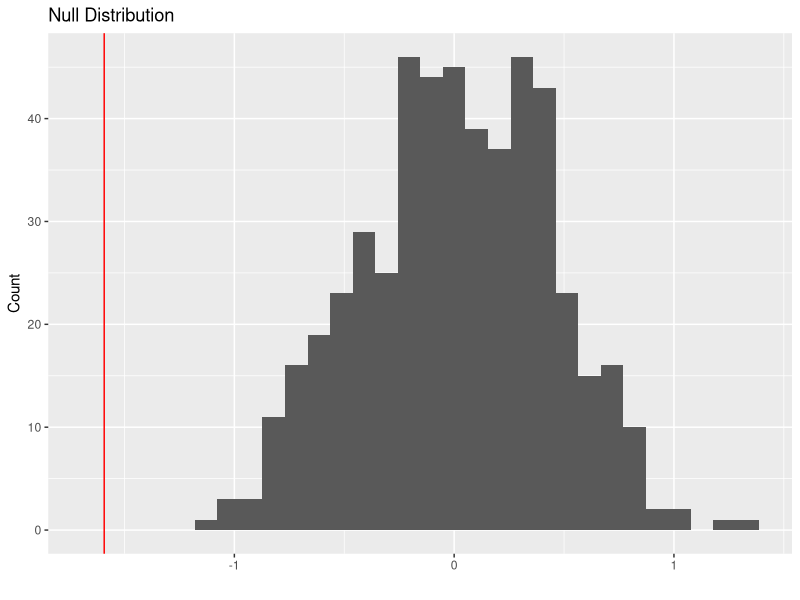
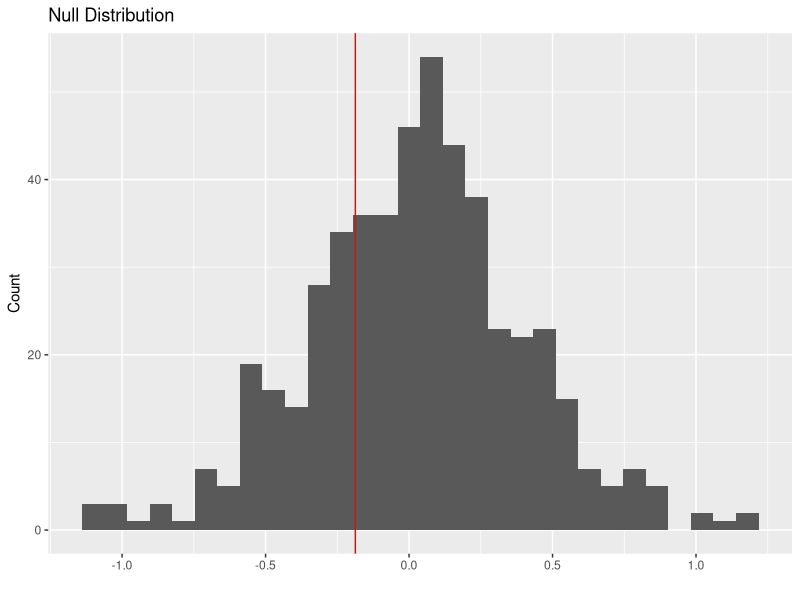
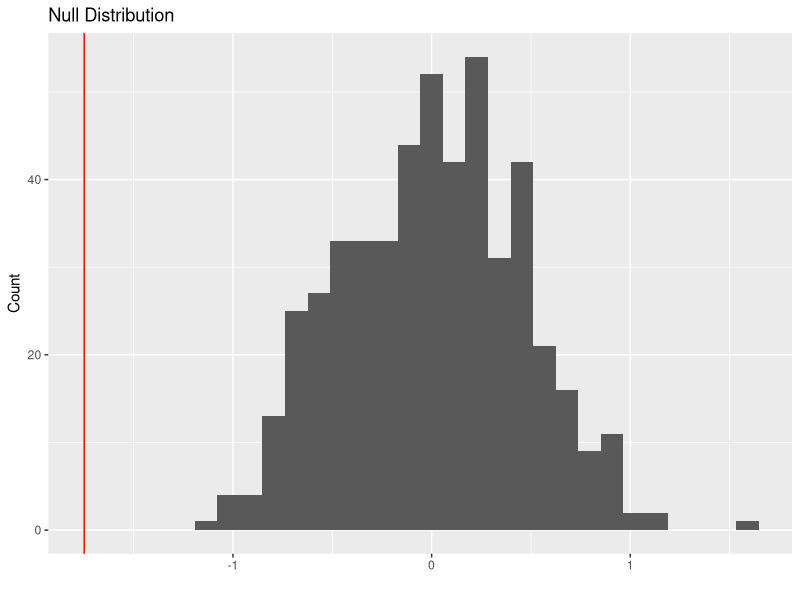
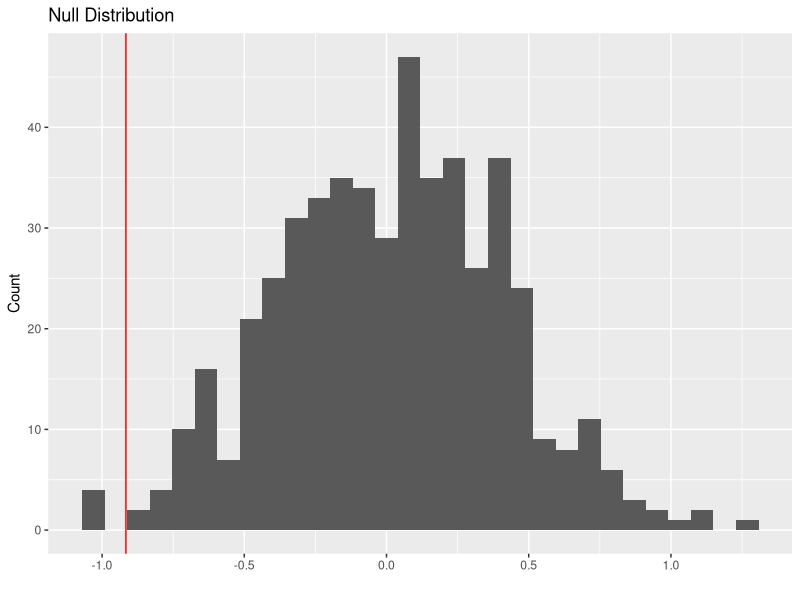

Here is the R script that generated these plots, in order:
## ---- chunk 1
#| include: false

#| echo: false

library(tidyverse)
library(ggplot2)
library(readxl)
library(dplyr)

TesLaS_DataSet <- read_excel("TesLaS_DataSet.xlsx")  #read the excel file 

## ---- chunk 2
#| echo: true
#| message: false
#| warning: false
#| fig-alt: "A 6 x 16 tibble showing the first 6 rows of the data from the study."

#renamed all of the German variable names. I couldn't get the Proband:innen one to rename, I think because of the colon, but that's participant ID 

TesLaS_DataSet <- TesLaS_DataSet |> 
  rename(
    trial_number = Nummer,
    condition = Bedingung,
    variant = Variante,
    cued_correct_images = Summe_Korrekt_Abbildungen,
    cued_correct_statements = Summe_Korrekt_Aussagen,
    cued_correct_total = Summe_Gesamt,
    cued_correct_testing = Summe_Korrekt_Testing,
    cued_correct_restudy = Summe_Korrekt_Restudy,
    testing_advantage_cued_recall = Testing_Vorteil_CuedRecall,
    transfer_correct_images = Tra_Summe_Korrekt_Abbildungen,
    transfer_correct_statements = Tra_Summe_Korrekt_Aussagen,
    transfer_correct_total = Tra_Summe_Gesamt,
    transfer_correct_testing = Korrekt_Testing_Transfer,
    transfer_correct_restudy = Korrekt_Restudy_Transfer,
    testing_advantage_transfer = Testing_Vorteil_Transfer
  ) |>
  mutate(  #renamed the conditions so it's easier to follow later 
  condition = case_when(
    condition == 1 ~ "monolingual",
    condition == 2 ~ "switching for final tests",
    condition == 3 ~ "switching for subsequent learning" )) 



head(TesLaS_DataSet) #show 6 rows

## ---- chunk 3
#| echo: true
#| message: false
#| warning: false
#| fig-alt: "A 3 x 6 tibble showing the mean correct answers on each test per condition group."

TesLaS_means <- TesLaS_DataSet |>
  group_by(condition) |> 
  summarise(   #collapses it all into the grouped conditions 
    mean_cued_correct_testing = mean(cued_correct_testing, na.rm = TRUE),
    mean_cued_correct_restudy = mean(cued_correct_restudy, na.rm = TRUE),
    mean_transfer_correct_testing = mean(transfer_correct_testing, na.rm = TRUE),
    mean_transfer_correct_restudy = mean(transfer_correct_restudy, na.rm = TRUE),
    n = n() #number of participants per condition 
  )


TesLaS_means #return the tibble, should be 3x6 

## ---- chunk 4
#| echo: true
#| message: false
#| warning: false

set.seed(47)

perm1_data <- function(rep, data) {
  data |>
    #picked conditions 1 and 3 to compare, I don't think I can do all 3 at once
    filter(condition == "monolingual" | condition == "switching for subsequent learning") |>
    select(condition, cued_correct_testing, transfer_correct_testing, cued_correct_restudy, cued_correct_testing) |>
    
    #I don't actually care about the results by the different types of final tests, so I'm combining them
    mutate(combined_testing = (cued_correct_testing + transfer_correct_testing + cued_correct_restudy + cued_correct_testing) / 4) |>
    
    select(condition, combined_testing) |>
    
    #permute 
    mutate(testing_perm = sample(combined_testing, replace = FALSE)) |>
    
    #compute the mean
    group_by(condition) |>
    summarize(obs_ave  = mean(combined_testing, na.rm = TRUE), 
              perm_ave = mean(testing_perm, na.rm = TRUE)
              ) |>
    
    arrange(condition) |>
    
    #calculate differences
    summarize(obs_ave_diff  = diff(obs_ave),
              perm_ave_diff = diff(perm_ave),
              rep = rep)
}

## ---- chunk 5
#| echo: true
#| message: false
#| warning: false
#| fig-alt: "A histogram depicting the null permutation results with a red vertical line to mark the observed data from the study."

set.seed(47)

perm1_stats <- 
  map(1:500, perm1_data, data = TesLaS_DataSet) |> 
  list_rbind() 

perm1_stats |> 
  ggplot(aes(x = perm_ave_diff)) + 
  geom_histogram() + 
  geom_vline(aes(xintercept = obs_ave_diff), color = "red") + 
  labs(
    title = "Null Distribution",
    x = "",
    y = "Count"
  )


## ---- chunk 6
#| echo: true
#| message: false
#| warning: false
#| fig-alt: "The results of a two-sided p value test. p = 0.002"

set.seed(47)

#two-sided p value
perm1_stats |>
  summarize(
    p_val_ave = (sum(abs(perm_ave_diff) >= abs(obs_ave_diff)) + 1) /
                (n() + 1) #the +1 keeps it from just returning 0 every time 
  )

## ---- chunk 7
#| echo: true
#| message: false
#| warning: false

set.seed(47)

perm2_data <- function(rep, data) {
  data |>
    #picked conditions 1 and 3 to compare, I don't think I can do all 3 at once
    filter(condition == "monolingual" | condition == "switching for subsequent learning") |>
    select(condition, cued_correct_restudy, transfer_correct_restudy) |>
    
    #I don't actually care about the results by the different types of final tests, so I'm combining them
    mutate(combined_testing = (cued_correct_restudy + transfer_correct_restudy) / 2) |>
    
    select(condition, combined_testing) |>
    
    #permute 
    mutate(testing_perm = sample(combined_testing, replace = FALSE)) |>
    
    #compute the mean
    group_by(condition) |>
    summarize(obs_ave  = mean(combined_testing, na.rm = TRUE), 
              perm_ave = mean(testing_perm, na.rm = TRUE)
              ) |>
    
    arrange(condition) |>
    
    #calculate differences
    summarize(obs_ave_diff  = diff(obs_ave),
              perm_ave_diff = diff(perm_ave),
              rep = rep)
}

## ---- chunk 8
#| echo: true
#| message: false
#| warning: false
#| fig-alt: "A histogram depicting the null permutation results with a red vertical line to mark the observed data from the study."

set.seed(47)

perm2_stats <- 
  map(1:500, perm2_data, data = TesLaS_DataSet) |> 
  list_rbind() 

perm2_stats |> 
  ggplot(aes(x = perm_ave_diff)) + 
  geom_histogram() + 
  geom_vline(aes(xintercept = obs_ave_diff), color = "red") + 
  labs(
    title = "Null Distribution",
    x = "",
    y = "Count"
  )

## ---- chunk 9
#| echo: true
#| message: false
#| warning: false
#| fig-alt: "The results of a two-sided p value test. p = 0.615"

set.seed(47)

#two-sided p value
perm2_stats |>
  summarize(
    p_val_ave = (sum(abs(perm_ave_diff) >= abs(obs_ave_diff)) + 1) /
                (n() + 1) #the +1 keeps it from just returning 0 every time 
  )

## ---- chunk 10
#| echo: true
#| message: false
#| warning: false

set.seed(47)

perm3_data <- function(rep, data) {
  data |>
    #picked conditions 1 and 3 to compare, I don't think I can do all 3 at once
    filter(condition == "monolingual" | condition == "switching for subsequent learning") |>
    select(condition, cued_correct_testing, transfer_correct_testing) |>
    
    #I don't actually care about the results by the different types of final tests, so I'm combining them
    mutate(combined_testing = (cued_correct_testing + transfer_correct_testing) / 2) |>
    
    select(condition, combined_testing) |>
    
    #permute 
    mutate(testing_perm = sample(combined_testing, replace = FALSE)) |>
    
    #compute the mean
    group_by(condition) |>
    summarize(obs_ave  = mean(combined_testing, na.rm = TRUE), 
              perm_ave = mean(testing_perm, na.rm = TRUE)
              ) |>
    
    arrange(condition) |>
    
    #calculate differences
    summarize(obs_ave_diff  = diff(obs_ave),
              perm_ave_diff = diff(perm_ave),
              rep = rep)
}

## ---- chunk 11
#| echo: true
#| message: false
#| warning: false
#| fig-alt: "A histogram depicting the null permutation results with a red vertical line to mark the observed data from the study."

set.seed(47)

perm3_stats <- 
  map(1:500, perm3_data, data = TesLaS_DataSet) |> 
  list_rbind() 

perm3_stats |> 
  ggplot(aes(x = perm_ave_diff)) + 
  geom_histogram() + 
  geom_vline(aes(xintercept = obs_ave_diff), color = "red") + 
  labs(
    title = "Null Distribution",
    x = "",
    y = "Count"
  )

## ---- chunk 12
#| echo: true
#| message: false
#| warning: false
#| fig-alt: "The results of a two-sided p value test. p = 0.002"

#two-sided p value

set.seed(47)

#two-sided p value
perm3_stats |>
  summarize(
    p_val_ave = (sum(abs(perm_ave_diff) >= abs(obs_ave_diff)) + 1) /
                (n() + 1) #the +1 keeps it from just returning 0 every time 
  )

## ---- chunk 13
#| echo: true
#| message: false
#| warning: false

set.seed(47)

perm4_data <- function(rep, data) {
  data |>
    #picked conditions 1 and 3 to compare, I don't think I can do all 3 at once
    filter(condition == "switching for final tests" | condition == "switching for subsequent learning") |>
    select(condition, cued_correct_testing, transfer_correct_testing, cued_correct_restudy, cued_correct_testing) |>
    
    #I don't actually care about the results by the different types of final tests, so I'm combining them
    mutate(combined_testing = (cued_correct_testing + transfer_correct_testing + cued_correct_restudy + cued_correct_testing) / 4) |>
    
    select(condition, combined_testing) |>
    
    #permute 
    mutate(testing_perm = sample(combined_testing, replace = FALSE)) |>
    
    #compute the mean
    group_by(condition) |>
    summarize(obs_ave  = mean(combined_testing, na.rm = TRUE), 
              perm_ave = mean(testing_perm, na.rm = TRUE)
              ) |>
    
    arrange(condition) |>
    
    #calculate differences
    summarize(obs_ave_diff  = diff(obs_ave),
              perm_ave_diff = diff(perm_ave),
              rep = rep)
}

## ---- chunk 14
#| echo: true
#| message: false
#| warning: false
#| fig-alt: "A histogram depicting the null permutation results with a red vertical line to mark the observed data from the study."

set.seed(47)

perm4_stats <- 
  map(1:500, perm4_data, data = TesLaS_DataSet) |> 
  list_rbind() 

perm4_stats |> 
  ggplot(aes(x = perm_ave_diff)) + 
  geom_histogram() + 
  geom_vline(aes(xintercept = obs_ave_diff), color = "red") + 
  labs(
    title = "Null Distribution",
    x = "",
    y = "Count"
  )

## ---- chunk 15
#| echo: true
#| message: false
#| warning: false
#| fig-alt: "The results of a two-sided p value test. p = 0.022"

set.seed(47)

#two-sided p value
perm4_stats |>
  summarize(
    p_val_ave = (sum(abs(perm_ave_diff) >= abs(obs_ave_diff)) + 1) /
                (n() + 1) #the +1 keeps it from just returning 0 every time 
  )

